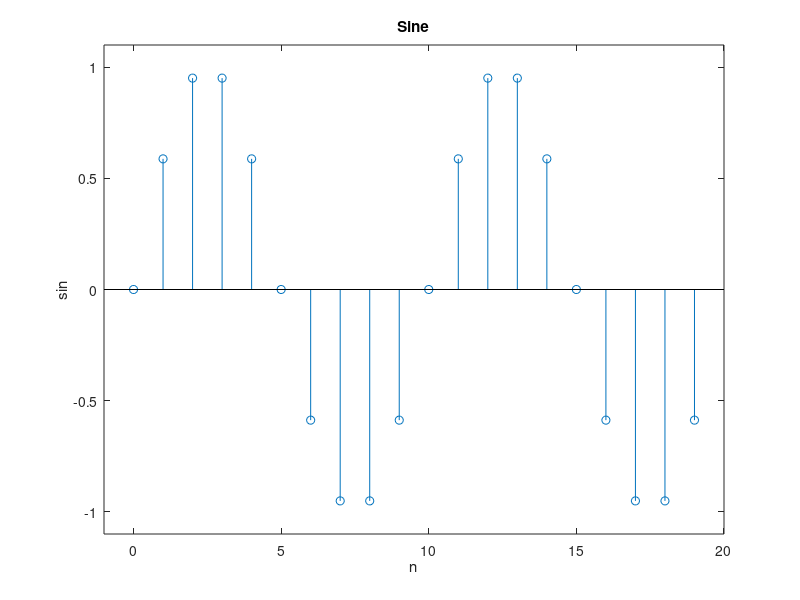

The MATLAB script that drew this image:
% Sine function
L = 20;
n = 0:L-1;
f0 = 100; %initial frequency
fs = 1000; %sampling frequency
x0 = 1;
x = x0*sin(2*pi*f0/fs*n); %sine function description
figure; % display
stem(n,x);
xlabel('n');
ylabel('sin');
title('Sine');
axis([-1 L -1.1 1.1]);